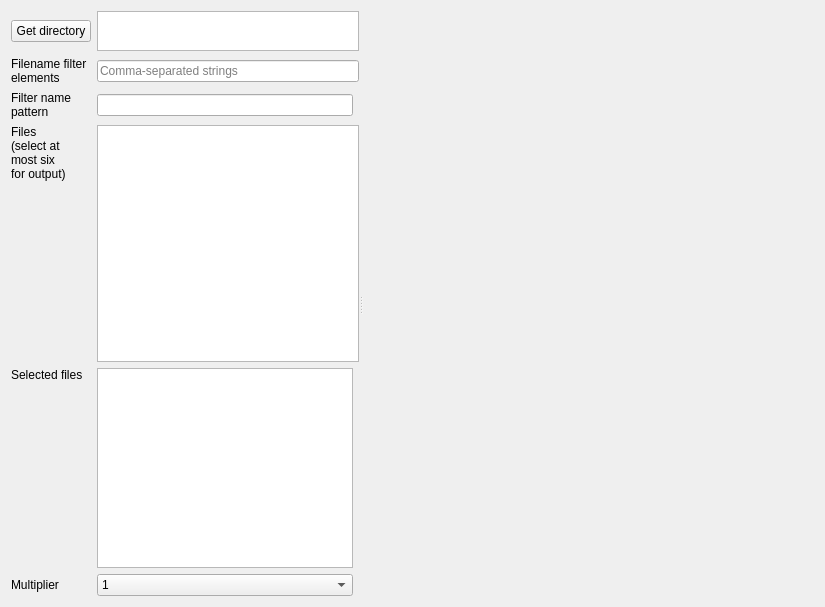
<?xml version="1.0" encoding="UTF-8"?>
<ui version="4.0">
 <class>Form</class>
 <widget class="QWidget" name="Form">
  <property name="geometry">
   <rect>
    <x>0</x>
    <y>0</y>
    <width>825</width>
    <height>607</height>
   </rect>
  </property>
  <property name="windowTitle">
   <string>Form</string>
  </property>
  <layout class="QGridLayout" name="gridLayout">
   <item row="0" column="0">
    <widget class="QSplitter" name="splitter">
     <property name="orientation">
      <enum>Qt::Horizontal</enum>
     </property>
     <widget class="QWidget" name="layoutWidget">
      <layout class="QGridLayout" name="gridLayout_2">
       <item row="3" column="0">
        <widget class="QLabel" name="label_2">
         <property name="text">
          <string>Files
(select at
most six
for output)</string>
         </property>
         <property name="alignment">
          <set>Qt::AlignLeading|Qt::AlignLeft|Qt::AlignTop</set>
         </property>
        </widget>
       </item>
       <item row="0" column="0">
        <widget class="QPushButton" name="getinitial">
         <property name="text">
          <string>Get directory</string>
         </property>
        </widget>
       </item>
       <item row="1" column="0">
        <widget class="QLabel" name="label">
         <property name="maximumSize">
          <size>
           <width>16777215</width>
           <height>30</height>
          </size>
         </property>
         <property name="text">
          <string>Filename filter
elements</string>
         </property>
        </widget>
       </item>
       <item row="1" column="1" colspan="2">
        <widget class="QLineEdit" name="filters">
         <property name="placeholderText">
          <string>Comma-separated strings</string>
         </property>
        </widget>
       </item>
       <item row="3" column="1" colspan="2">
        <widget class="QListView" name="filelist">
         <property name="editTriggers">
          <set>QAbstractItemView::NoEditTriggers</set>
         </property>
        </widget>
       </item>
       <item row="4" column="1">
        <widget class="QPlainTextEdit" name="outputFiles">
         <property name="maximumSize">
          <size>
           <width>16777215</width>
           <height>200</height>
          </size>
         </property>
        </widget>
       </item>
       <item row="0" column="1" colspan="2">
        <widget class="QTextEdit" name="dir">
         <property name="maximumSize">
          <size>
           <width>16777215</width>
           <height>40</height>
          </size>
         </property>
         <property name="readOnly">
          <bool>true</bool>
         </property>
        </widget>
       </item>
       <item row="4" column="0">
        <widget class="QLabel" name="label_3">
         <property name="text">
          <string>Selected files</string>
         </property>
         <property name="alignment">
          <set>Qt::AlignLeading|Qt::AlignLeft|Qt::AlignTop</set>
         </property>
        </widget>
       </item>
       <item row="5" column="1">
        <widget class="QComboBox" name="mult">
         <item>
          <property name="text">
           <string>1</string>
          </property>
         </item>
         <item>
          <property name="text">
           <string>64</string>
          </property>
         </item>
        </widget>
       </item>
       <item row="5" column="0">
        <widget class="QLabel" name="label_4">
         <property name="text">
          <string>Multiplier</string>
         </property>
        </widget>
       </item>
       <item row="2" column="0">
        <widget class="QLabel" name="label_5">
         <property name="text">
          <string>Filter name
pattern</string>
         </property>
        </widget>
       </item>
       <item row="2" column="1">
        <widget class="QLineEdit" name="filterpat"/>
       </item>
      </layout>
     </widget>
     <widget class="Canvas" name="canvas" native="true">
      <property name="sizePolicy">
       <sizepolicy hsizetype="Preferred" vsizetype="Preferred">
        <horstretch>1</horstretch>
        <verstretch>0</verstretch>
       </sizepolicy>
      </property>
      <property name="minimumSize">
       <size>
        <width>100</width>
        <height>0</height>
       </size>
      </property>
     </widget>
    </widget>
   </item>
  </layout>
 </widget>
 <customwidgets>
  <customwidget>
   <class>Canvas</class>
   <extends>QWidget</extends>
   <header>ui.canvas</header>
   <container>1</container>
  </customwidget>
 </customwidgets>
 <resources/>
 <connections/>
</ui>
